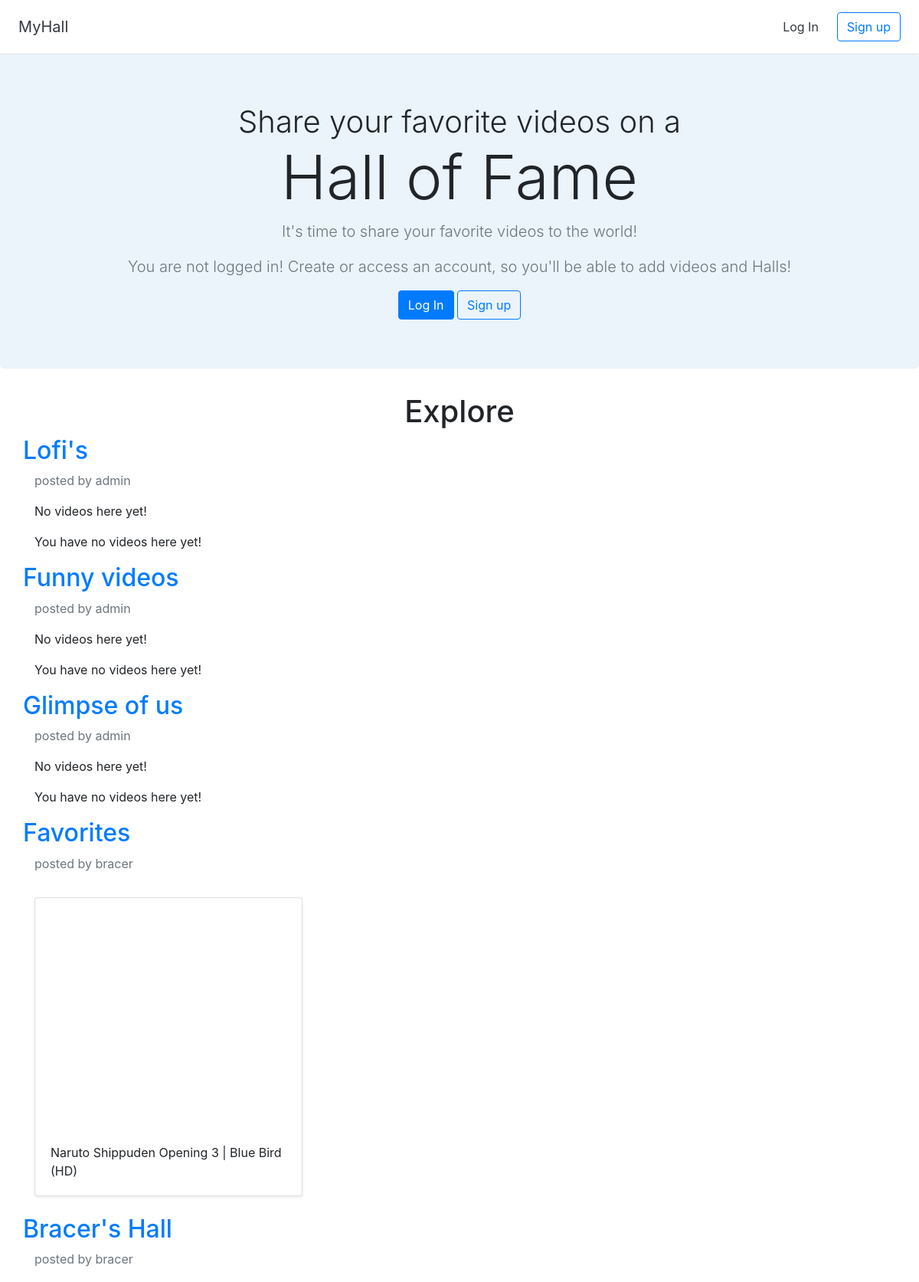
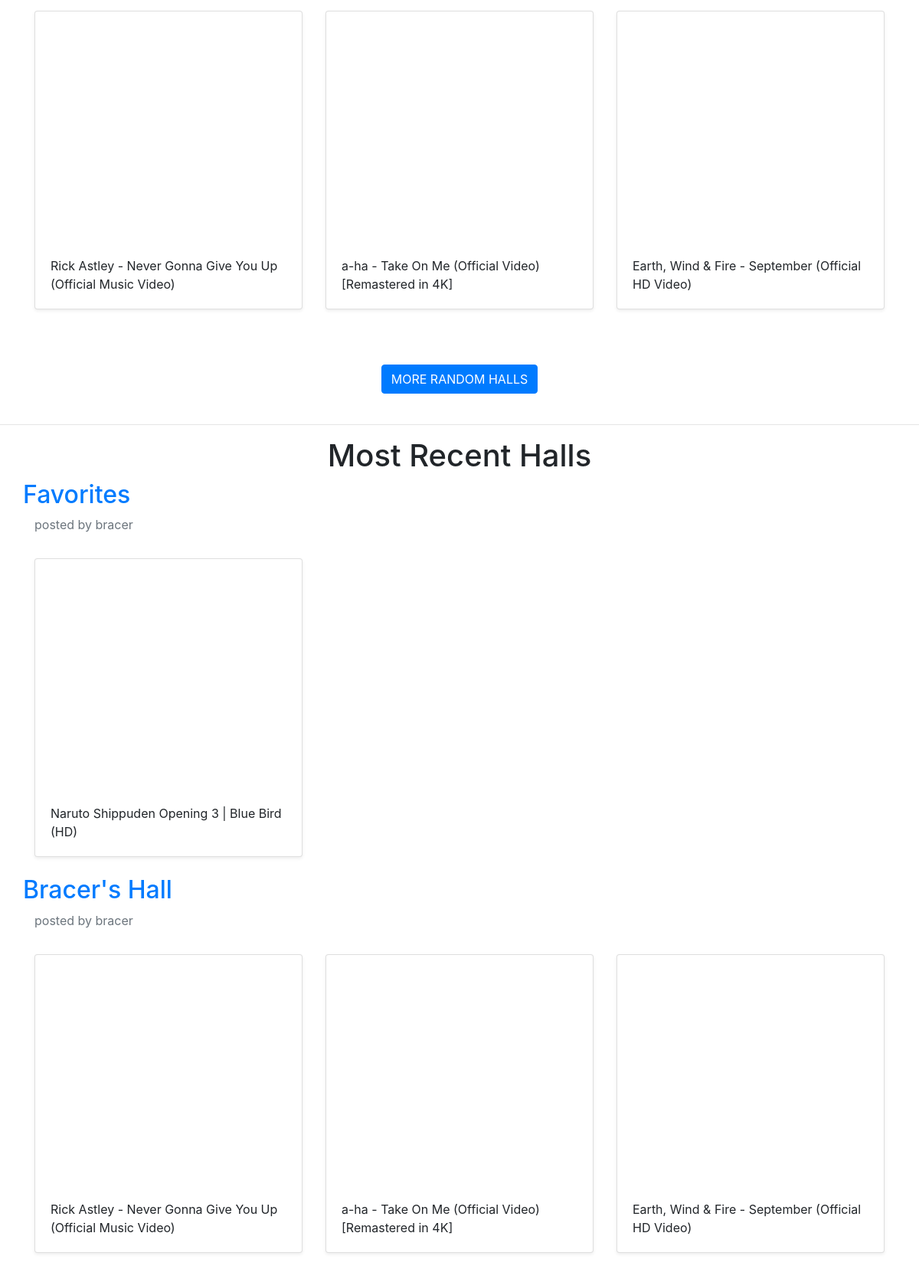
The page / (upper part) on the database its author committed (2 pictures, top to bottom).
### core/models.py (models this page shows)
class Hall(models.Model):
    title = models.CharField(max_length=255)
    user = models.ForeignKey(User, on_delete=models.CASCADE)

class Video(models.Model):
    title = models.CharField(max_length=255)
    url = models.URLField()
    youtube_id = models.CharField(max_length=255)
    hall = models.ForeignKey(Hall, on_delete=models.CASCADE)

### core/views.py (the view)
# urls.py: path("", home, name="home"),
def home(request):
    explore = Hall.objects.order_by("?")[:5]
    most_recent = Hall.objects.all().order_by('-id')[:5]
    return render(request, 'index/index.html', {"random_halls":explore, "most_recent":most_recent})

### core/templates/index/index.html
{% extends 'base.html' %}
{% load static %}
{% block content %}
    {% include 'index/body_index.html' %}
{% endblock %}

### core/templates/index/body_index.html (shortened to what this page needs)
<section class="jumbotron text-center">
    <div class="container">
        <h1 class="jumbotron-heading"> Share your favorite videos on a <br><span style="font-size: 80px">Hall of Fame</span> </h1>
    </div>
    <p class="lead text-muted">It's time to share your favorite videos to the world!</p>
    {% if user.is_authenticated %}
        <a href="{% url 'dashboard' %}">My Hall collections</a>
    {% else %}
        <p class="lead text-muted">You are not logged in! Create or access an account, so you'll be able to add videos and Halls!</p>
        <a class="btn btn-primary" href="{% url 'login' %}">Log In</a>
        <a class="btn btn-outline-primary" href="{% url 'signup' %}">Sign up</a>
    {% endif %}
</section>
<div class="container">
    <h1 class="text-center">Explore</h1>
    {% for hall in random_halls %}
    <div class="row">
        <h2><a href="{% url 'detail_hall' hall.id %}">{{ hall.title }}</a></h2>
    </div>
    <div class="text-muted">
        <p> posted by {{ hall.user }}</p>
    </div>
    {% if not hall.video_set.all %}
                <p>No videos here yet!</p>
    {% endif %}
    {% if user.is_authenticated %}
        {% if user.id == hall.user.id %}
            {% if hall.video_set.all %}
                <a href="{% url 'update_hall' hall.id %}" class="btn btn-warning">Edit hall</a>
                <a href="{% url 'add_video' hall.id %}" class="btn btn-primary">Add video</a>
                <a href="{% url 'delete_hall' hall.id %}" class="btn btn-danger">DELETE HALL</a>
            {% endif %}
        {% endif %}
    {% else %}
        {% if not hall.video_set.all %}
            <p>You have no videos here yet!</p>
        {% endif %}
    {% endif %}
    <div class="row">
        {% for video in hall.video_set.all|slice:":3" %}
        <div class="col-md-4 mt-3">
            <div class="card mb-4 shadow-sm">
                <iframe width="100%" height="300" src="https://www.youtube.com/embed/{{ video.youtube_id }}"
                    frameborder="0"
                    allow="accelerometer; autoplay; clipboard-write; encrypted-media; gyroscope; picture-in-picture"
                    allowfullscreen></iframe>
                <div class="card-body">
                    <p class="card-text">{{ video.title }}</p>
                </div>
            </div>
        </div>
        {% endfor %}
    </div>
    {% endfor %}
    <div class="text-center">
        <br>
        <br>
        <a href="{% url 'explore' %}">
            <button class="btn btn-primary">
                MORE RANDOM HALLS
            </button>
        </a>
        <br>
        <br>
    </div>
</div>
<hr>
<div class="container">
    <h1 class="text-center">Most Recent Halls</h1>
    {% for hall in most_recent %}
    <div class="row">
        <h2><a href="{% url 'detail_hall' hall.id %}">{{ hall.title }}</a></h2>
    </div>
    <div class="text-muted">
        <p> posted by {{ hall.user }}</p>
    </div>
    <div class="row">
        {% for video in hall.video_set.all|slice:":6" %}
        <div class="col-md-4 mt-3">
            <div class="card mb-4 shadow-sm">
                <iframe width="100%" height="300" src="https://www.youtube.com/embed/{{ video.youtube_id }}"
                    frameborder="0"
                    allow="accelerometer; autoplay; clipboard-write; encrypted-media; gyroscope; picture-in-picture"
                    allowfullscreen></iframe>
                <div class="card-body">
                    <p class="card-text">{{ video.title }}</p>
                </div>
            </div>
        </div>
        {% endfor %}
    </div>
    {% endfor %}
</div>

### core/static/custom.css (style rules this page uses)
.jumbotron { background-color: #EBF4FA; }
.jumbotron-heading { font-weight: 300; }
.jumbotron .container { max-width: 51rem; }

### rows shown on the page
Hall: title "Lofi's", user "admin", shows "No videos here yet!", shows "You have no videos here yet!"
Hall: title "Funny videos", user "admin", shows "No videos here yet!", shows "You have no videos here yet!"
Hall: title "Glimpse of us", user "admin", shows "No videos here yet!", shows "You have no videos here yet!"
Hall: title "Favorites", user "bracer"
Video: title "Naruto Shippuden Opening 3 | Blue Bird (HD)"
Hall: title "Bracer's Hall", user "bracer"
Video: title "Rick Astley - Never Gonna Give You Up (Official Music Video)"
Video: title "a-ha - Take On Me (Official Video) [Remastered in 4K]"
Video: title "Earth, Wind & Fire - September (Official HD Video)"
